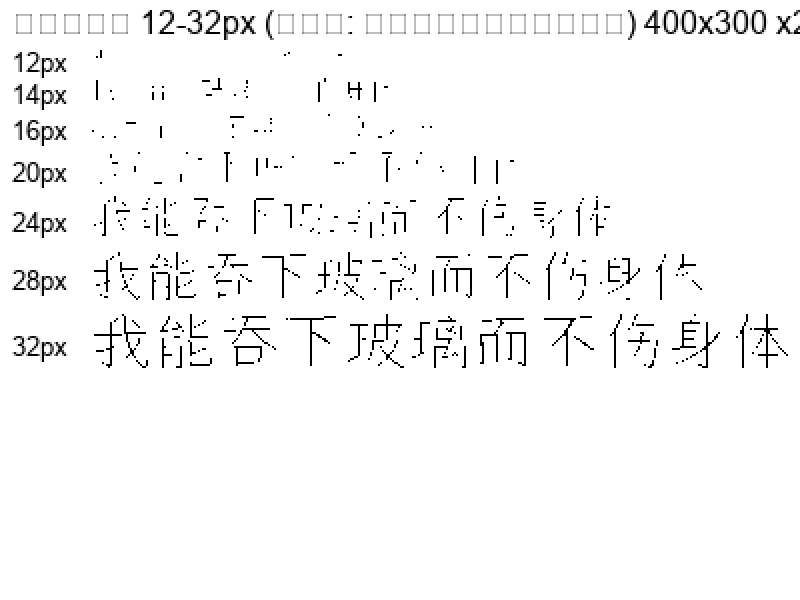

Generate this figure with Python:
# -*- coding: utf-8 -*-
"""低像素字体规格预览: 设备屏幕 400x300 ×2 = 800x600, 每个设备点=2x2(4)真实像素.
对 12/14/16/20/24/28/32 七种规格, 用同一句话各排一行, 逐个像素栅格化(1点=1设备像素)."""
import os
from PIL import Image, ImageDraw, ImageFont

BASE = os.path.dirname(os.path.abspath(__file__))
OUT = os.path.join(BASE, "preview_800x600.png")

# 各规格用哪个字体文件 (12/14/16 文泉驿真点阵; 20~32 霞鹜文楷渲染)
FONTS = {
    12: os.path.join(BASE, "wqy", "wqy_12px.ttf"),
    14: os.path.join(BASE, "wqy", "wqy_14px.ttf"),
    16: os.path.join(BASE, "wqy", "wqy_16px.ttf"),
    20: os.path.join(BASE, "lxgw", "LXGWWenKaiGBLite-Regular.ttf"),
    24: os.path.join(BASE, "lxgw", "LXGWWenKaiGBLite-Regular.ttf"),
    28: os.path.join(BASE, "lxgw", "LXGWWenKaiGBLite-Regular.ttf"),
    32: os.path.join(BASE, "lxgw", "LXGWWenKaiGBLite-Regular.ttf"),
}
SIZES = [12, 14, 16, 20, 24, 28, 32]

# 同一行字 (笔画丰富度覆盖简/繁)
TEXT = "我能吞下玻璃而不伤身体"

DEV_W, DEV_H = 400, 300          # 设备逻辑分辨率
SCALE = 2                        # ×2 -> 800x600
BLACK = 0
WHITE = 255

def cell_bitmap(ch, cell, ttf):
    """把单个汉字栅格化为 cell*cell 的 1 位位图(list of rows, 白底黑字)."""
    f = ImageFont.truetype(ttf, cell)
    img = Image.new("L", (cell, cell), WHITE)
    d = ImageDraw.Draw(img)
    # 水平居中, 垂直微调让字芯大致居中
    bbox = d.textbbox((0, 0), ch, font=f)
    tw, th = bbox[2] - bbox[0], bbox[3] - bbox[1]
    dx = (cell - tw) / 2 - bbox[0]
    dy = (cell - th) / 2 - 1 - bbox[1]
    d.text((dx, dy), ch, font=f, fill=BLACK)
    return [[1 if img.getpixel((x, y)) == BLACK else 0 for x in range(cell)] for y in range(cell)]

def paste_bits(img, rows, px, py, cell):
    """按 1 像素=1 设备点 把位图(黑点)粘到 img."""
    for y in range(cell):
        for x in range(cell):
            if rows[y][x]:
                img.putpixel((px + x, py + y), BLACK)

# 统一画布 (白底), 直接画
canvas = Image.new("L", (DEV_W, DEV_H), WHITE)
d = ImageDraw.Draw(canvas)

title_f = ImageFont.truetype("/System/Library/Fonts/Supplemental/Arial.ttf", 16)
d.text((6, 2), "低像素字体 12-32px (同一句: 我能吞下玻璃而不伤身体) 400x300 x2", font=title_f, fill=BLACK)

cur_y = 24
label_f = ImageFont.truetype("/System/Library/Fonts/Supplemental/Arial.ttf", 13)
for cell in SIZES:
    ttf = FONTS[cell]
    # label（普通字体标注）
    d.text((6, cur_y + (cell - 13) / 2 + 1), f"{cell}px", font=label_f, fill=BLACK)
    # 同一行字形
    x = 8 + 36
    for ch in TEXT:
        rows = cell_bitmap(ch, cell, ttf)
        paste_bits(canvas, rows, x, cur_y, cell)
        x += cell
    cur_y += cell + 3

# 放大 2x 最近邻 -> 800x600 (每设备点 = 2x2 = 4 真实像素)
big = canvas.resize((DEV_W * SCALE, DEV_H * SCALE), Image.NEAREST)
big.save(OUT)
print("saved", OUT, big.size)
